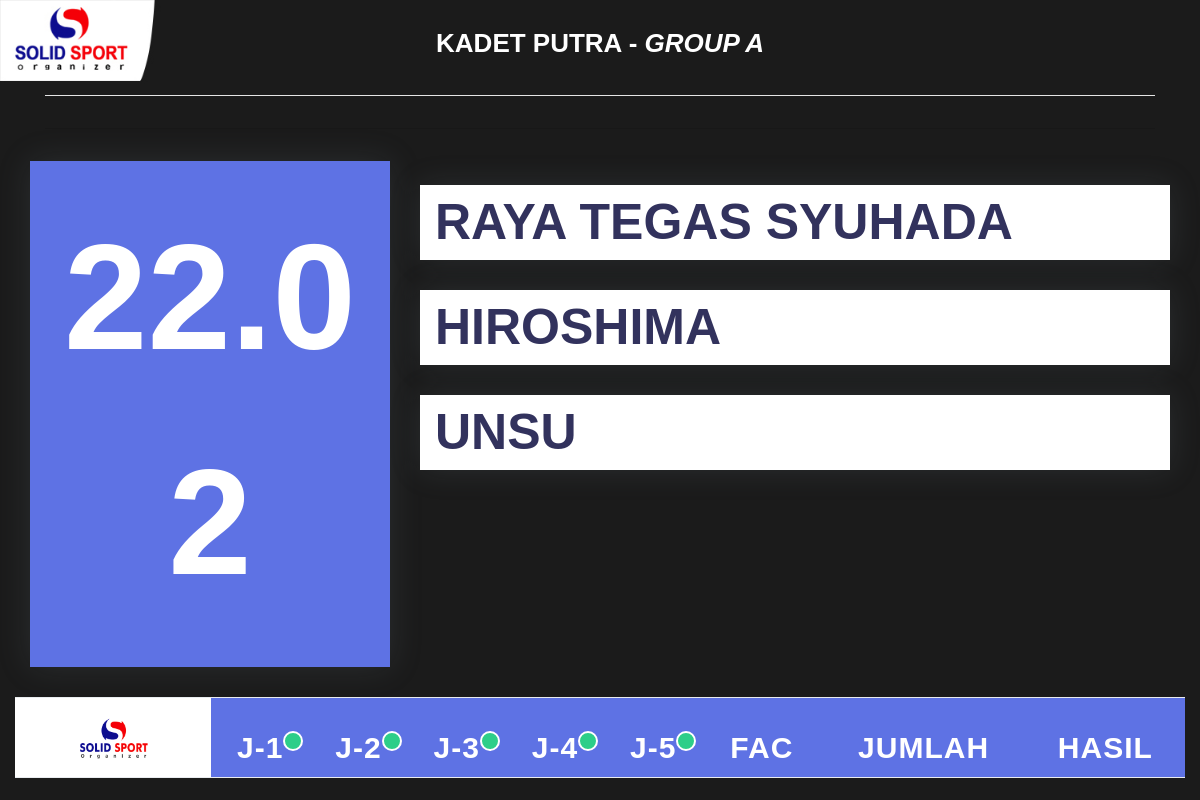
The page /modul/scoreboard/scoreboard.php on the database its author committed.
### tables this page shows
CREATE TABLE `point` (
  `idPoint` int(11) NOT NULL,
  `idAtlet` char(3) NOT NULL,
  `namaAtlet` varchar(50) NOT NULL,
  `kelas` varchar(50) NOT NULL,
  `kontingen` varchar(50) NOT NULL,
  `namaKata` varchar(50) NOT NULL,
  `grup` varchar(10) NOT NULL,
  `atribut` char(3) NOT NULL,
  `namaJuri` varchar(50) NOT NULL,
  `nilaiTeknik` double NOT NULL,
  `nilaiAtletik` double NOT NULL,
  `statusPenilaian` varchar(10) NOT NULL DEFAULT 'standby',
  `juriMenilai` int(11) NOT NULL DEFAULT 0
);

### config/prosesPerhitungan.php (called while the page is built, shortened)
<?php
    include 'database/koneksi.php';
    $queryTeknik = mysqli_query($conn, "SELECT `nilaiTeknik` from `point`");
    while($rowTeknik = mysqli_fetch_array($queryTeknik)){
        $nilaiTeknik[] = $rowTeknik['nilaiTeknik'];
    }
    $queryAtletik = mysqli_query($conn, "SELECT `nilaiAtletik` from `point`");
    while($rowAtletik = mysqli_fetch_array($queryAtletik)){
        $nilaiAtletik[] = $rowAtletik['nilaiAtletik'];
    }
    sort($nilaiTeknik);
    sort($nilaiAtletik);
    $deretTeknik = array_slice($nilaiTeknik, 1, 3);
    $deretSisaTeknik1 = $nilaiTeknik[0];
    $deretSisaTeknik2 = $nilaiTeknik[4];
    $deretAtletik = array_slice($nilaiAtletik, 1, 3);
    $sumTeknik = array_sum($deretTeknik);
    $sumAtletik = array_sum($deretAtletik);
    $totalNilaiTeknik = 0.7 * $sumTeknik;
    $totalNilaiAtletik = 0.3 * $sumAtletik;
    $totalNilai = $totalNilaiTeknik + $totalNilaiAtletik;
?>

### modul/scoreboard/scoreboard.php (the view, shortened to what this page needs)
<html>
<link rel="stylesheet" href="../../assets/css/style.css">
<?php
include "../../config/templates/header.php";
include "../../config/database/koneksi.php";
$sqlScoreBoard = "SELECT * FROM `papanskor` WHERE `status` = 'aktif'";
$data = mysqli_query($conn, $sqlScoreBoard);
$row = mysqli_fetch_array($data);
$tampil = $row['jenisScoreboard'];
$sqlJuriMenilai = mysqli_query($conn, "SELECT SUM(juriMenilai) as juriMenilai from `point`");
$rowJuriMenilai = mysqli_fetch_array($sqlJuriMenilai);
$sqlPoint = mysqli_query($conn, "SELECT DISTINCT `namaAtlet`,`kontingen`, `namaKata`, `atribut` FROM `point`");
$rowPoint = mysqli_fetch_array($sqlPoint);
$namaAtlet = $rowPoint['namaAtlet'];
$kontingen = $rowPoint['kontingen'];
$namaKata = $rowPoint['namaKata'];
$atribut = $rowPoint['atribut'];
$JuriMenilai = $rowJuriMenilai['juriMenilai'];
$sqlNilai = mysqli_query($conn, "SELECT `namaJuri`, `nilaiTeknik`, `nilaiAtletik` from `point`");
$sqlNilai2 = mysqli_query($conn, "SELECT `namaJuri`, `nilaiTeknik`, `nilaiAtletik` from `point`");
include '../../config/prosesPerhitungan.php';
?>
<body style="position:fixed; width: 100%; height: 100%;background:url('../../assets/img/banner3.jpg');background-repeat: no-repeat;background-size: cover;">
    <div class="container mt-2">
        <div class="row">
            <div class="col-md-12 col-lg-12 col-xl-12">
                <h1 class="text-center pt-3" style="font-family: 'Montserrat', sans-serif;text-transform: uppercase;color: #fff;">
                    <b>
                        Kadet Putra -
                        <i>Group A</i>
                    </b>
                    <hr class="bg-white" />
                </h1>
                <hr>
            </div>
        </div>
    </div>
    <?php if($tampil == 'scoreboard'){ ?>
        <div class="container-fluid">
        <div class="col-md-12 col-lg-12 col-xl-12">
            <div class="row">
                <div class="col-md-4">
                    <div class="card bg-<?php if($atribut == 'Ao'){echo "primary";}else  if($atribut == 'Aka'){echo "danger";} else{echo 'dark';}?>" style="width: 100%;height: auto;">
                        <div class="card-body">
                            <h1 class="text-center blinking" *ngIf="finalScore && finalScore !== 1001 && finalScore !== 10000" style="font-size: 150px;color: white;">
                                <b>
                                    <?php if($JuriMenilai <5){echo "-";}else{echo number_format($totalNilai,2); }; ?>
                                </b>
                            </h1>
                        </div>
                    </div>
                </div>
                <div class="col mt-4">
                    <div class="card">
                        <div class="container">
                            <h1 class="mb-0" style="font-family: 'Arial', sans-serif;font-size: 50px;text-transform: uppercase;">
                                <?= $namaAtlet ?>
                            </h1>
                        </div>
                    </div>
                    <div class="card">
                        <div class="container">
                            <h1 class="mb-0" style="font-family: 'Arial', sans-serif;font-size: 50px;text-transform: uppercase;">
                                <?= $kontingen ?>
                            </h1>
                        </div>
                    </div>
                    <div class="card">
                        <div class="container">
                            <h1 class="mb-0" style="font-family: 'Arial', sans-serif;font-size: 50px;text-transform: uppercase;">
                                <?= $namaKata ?>
                            </h1>
                        </div>
                    </div>
                </div>
            </div>
        </div>
    </div>
    <div class="container-fluid">
        <div class="row">
            <div class="col-md-12 col-lg-12 col-xl-12">
                <div class="table-responsive">
                    <table class="table">
                        <thead class="bg-<?php if($atribut == 'Ao'){echo "primary";}else  if($atribut == 'Aka'){echo "danger";} else{echo 'dark';}?>">
                            <tr class="text-center">
                                <th style="background-color: #fff !important;">
                                    <div class="text-center">
                                        <img src="../../assets/img/logo-2.jpeg" class="img-fluid" style="width: 80px;" alt="">
                                    </div>
                                </th>
                                <?php while($rowJuri = mysqli_fetch_array($sqlNilai)){ ?>
                                    <th><?= $rowJuri['namaJuri'] ?><span class="dot bg-success" style="position:absolute"></span></th>
                                <?php } ?>
                                <th>FAC</th>
                                <th>JUMLAH</th>
                                <th>HASIL</th>
                            </tr>
                        </thead>
                        <tbody>
                            <tr class="text-center">
                                <th style="color: #fff;font-weight: 700;">TEKNIK</th>
                                <?php
                                    $hitungTeknik1 = 1;
                                    $hitungTeknik2 = 1;
                                    while($rowTeknik = mysqli_fetch_array($sqlNilai2)){ ?>
                                    <td data-column="<?= $rowTeknik['namaJuri'] ?>">
                                    <?php if($rowTeknik['nilaiTeknik'] == $deretSisaTeknik1 AND $hitungTeknik1 <= 1 ){
                                        echo "<del style = 'color:red;'>".number_format($rowTeknik['nilaiTeknik'], 1)."</del></td>";$hitungTeknik1++;
                                    }else if($rowTeknik['nilaiTeknik'] == $deretSisaTeknik2 AND $hitungTeknik2 <= 1 ){
                                        echo "<del style = 'color:red;'>".number_format($rowTeknik['nilaiTeknik'], 1)."</del></td>";$hitungTeknik2++;
                                    }else{
                                        echo number_format($rowTeknik['nilaiTeknik'], 1);
                                    }
                                    }
                                    ?>
                                <td data-column="FAC">0.7</td>
                                <td data-column="JUMLAH"><?= $sumTeknik ?></td>
                                <td data-column="HASIL"><?= $totalNilaiTeknik ?></td>
                                </td>
                            </tr>
                        </tbody>
                    </table>
                </div>
            </div>
        </div>
    </div>
    <?php } ?>
</body>
</html>

### assets/css/style.css (style rules this page uses)
th { font-size: 30px !important; color: #fff; font-family: 'Arial', sans-serif; }
td { font-size: 30px !important; font-family: 'Arial', sans-serif; font-weight: 900; color: #fff; }
.dot { height: 20px; width: 20px; border-radius: 50%; display: inline-block; border: 2px solid white; }
.card { border-radius: 0px !important; }
.blinking { animation: blinkingText 0.3s infinite; }

### rows shown on the page
point: namaJuri "J-1"
point: namaJuri "J-2"
point: namaJuri "J-3"
point: namaJuri "J-4"
point: namaJuri "J-5"

### other values the page prints
$totalNilai "22.02"
$namaAtlet "RAYA TEGAS SYUHADA"
$kontingen "HIROSHIMA"
$namaKata "UNSU"
